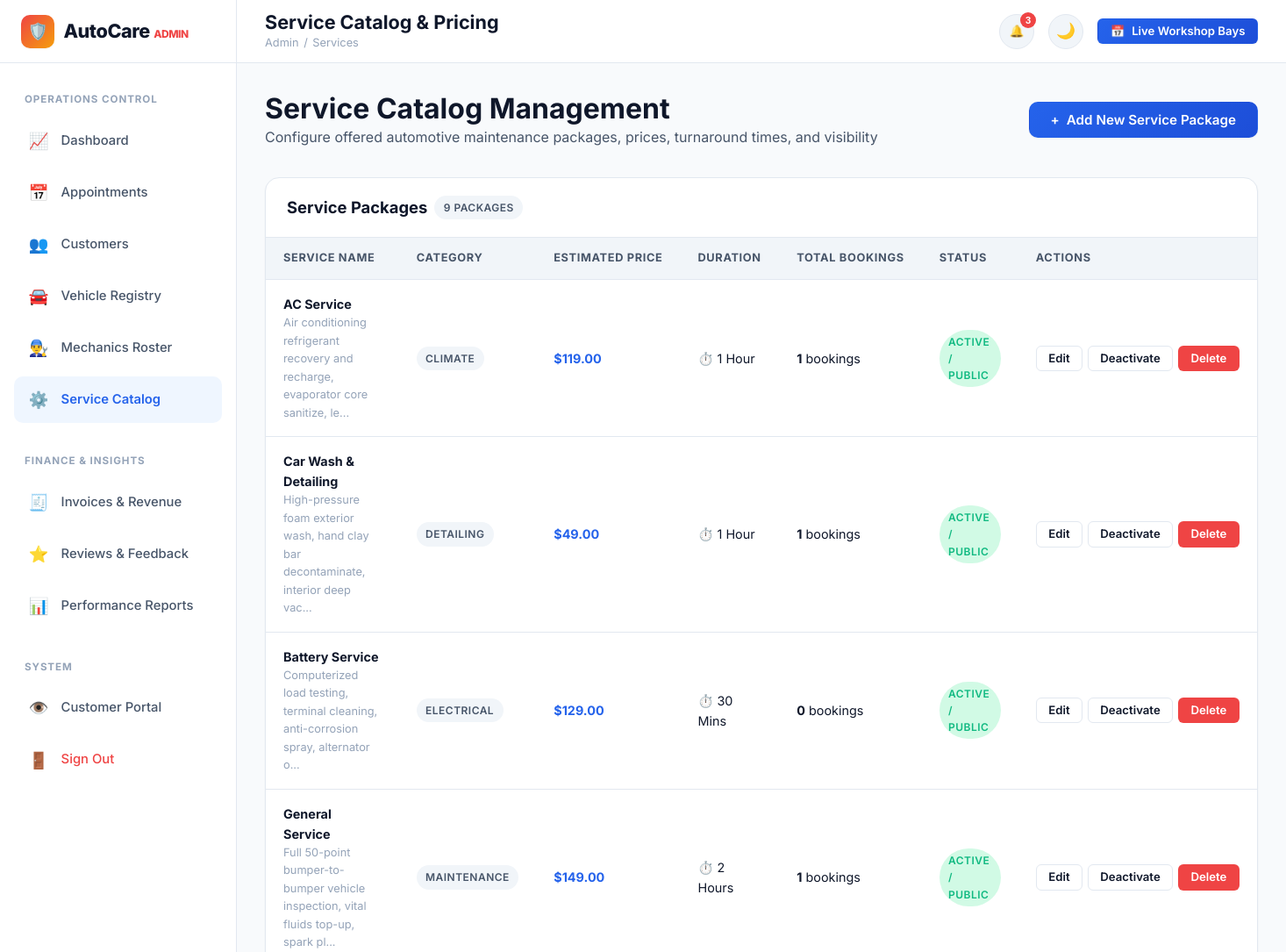
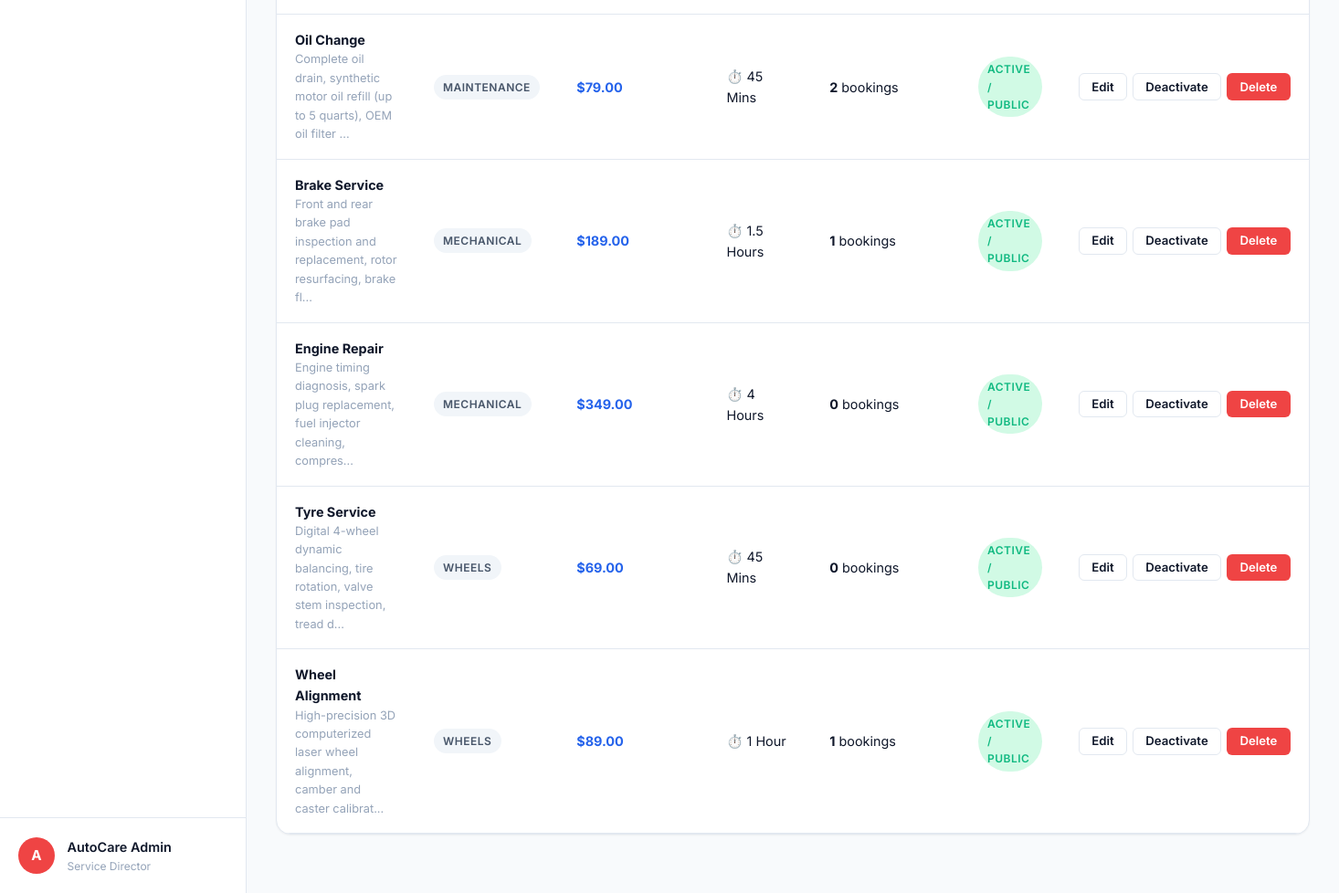
Page /admin/services (signed in) on the committed database (2 pictures, top to bottom).
### tables this page shows
CREATE TABLE users (
    id INTEGER PRIMARY KEY AUTOINCREMENT,
    full_name TEXT NOT NULL,
    email TEXT UNIQUE NOT NULL COLLATE NOCASE,
    phone TEXT NOT NULL,
    password_hash TEXT NOT NULL,
    role TEXT NOT NULL DEFAULT 'customer', -- 'customer' or 'admin'
    status TEXT NOT NULL DEFAULT 'active', -- 'active' or 'inactive'
    created_at TIMESTAMP DEFAULT CURRENT_TIMESTAMP
);

CREATE TABLE services (
    id INTEGER PRIMARY KEY AUTOINCREMENT,
    service_name TEXT NOT NULL,
    category TEXT NOT NULL,
    description TEXT NOT NULL,
    estimated_price REAL NOT NULL,
    estimated_duration TEXT NOT NULL,
    icon TEXT DEFAULT 'wrench',
    status TEXT NOT NULL DEFAULT 'active', -- 'active' or 'inactive'
    created_at TIMESTAMP DEFAULT CURRENT_TIMESTAMP
);

### app.py (the view)
@app.route('/admin/services')
@admin_required
def admin_services():
    services = db.query_db("""
        SELECT s.*,
               (SELECT COUNT(*) FROM appointments a WHERE a.service_id = s.id) as total_bookings
        FROM services s
        ORDER BY s.category, s.service_name
    """)
    return render_template('admin/services.html', services=services)

### app.py (called while the page is built)
def get_current_user():
    user_id = session.get('user_id')
    if not user_id:
        return None
    return db.query_db("SELECT * FROM users WHERE id = ?", (user_id,), one=True)

def admin_required(f):
    @wraps(f)
    def decorated_function(*args, **kwargs):
        if 'user_id' not in session:
            flash('Please log in with admin credentials.', 'warning')
            return redirect(url_for('login', next=request.url))
        user = get_current_user()
        if not user or user['role'] != 'admin':
            flash('Access denied. Administrator privileges required.', 'error')
            return redirect(url_for('dashboard'))
        return f(*args, **kwargs)
    return decorated_function

@app.context_processor
def inject_global_vars():
    user = get_current_user()
    unread_notifs_count = 0
    recent_notifs = []
    if user:
        unread = db.query_db(
            "SELECT COUNT(*) as count FROM notifications WHERE user_id = ? AND is_read = 0",
            (user['id'],), one=True
        )
        unread_notifs_count = unread['count'] if unread else 0
        recent_notifs = db.query_db(
            "SELECT * FROM notifications WHERE user_id = ? ORDER BY created_at DESC LIMIT 5",
            (user['id'],)
        )
    return {
        'current_user': user,
        'unread_notifs_count': unread_notifs_count,
        'recent_notifs': recent_notifs,
        'current_year': datetime.now().year,
        'active_path': request.path
    }

### db.py (called while the page is built)
def get_db():
    db = sqlite3.connect(Config.DATABASE)
    db.row_factory = sqlite3.Row
    db.execute("PRAGMA foreign_keys = ON;")
    return db

def query_db(query, args=(), one=False):
    conn = get_db()
    try:
        cur = conn.cursor()
        cur.execute(query, args)
        rv = cur.fetchall()
        cur.close()
        return (dict(rv[0]) if rv else None) if one else [dict(r) for r in rv]
    finally:
        conn.close()

### templates/admin/services.html (shortened to what this page needs)
{% extends "admin/base_admin.html" %}
{% block page_title %}Service Catalog & Pricing{% endblock %}
{% block breadcrumb %}Services{% endblock %}
{% block admin_content %}
<div style="display: flex; justify-content: space-between; align-items: center; margin-bottom: 2rem; flex-wrap: wrap; gap: 1rem;">
  <div>
    <h2>Service Catalog Management</h2>
    <p style="color: var(--text-secondary);">Configure offered automotive maintenance packages, prices, turnaround times, and visibility</p>
  </div>
  <button type="button" class="btn btn-primary" onclick="openModal('add-service-modal')">
    <span>+</span> Add New Service Package
  </button>
</div>
<div class="table-card">
  <div class="table-header-bar">
    <div style="display: flex; align-items: center; gap: 0.5rem;">
      <h3 class="table-header-title">Service Packages</h3>
      <span class="badge badge-neutral">{{ services|length }} packages</span>
    </div>
  </div>
  <div class="table-responsive">
    <table class="data-table">
      <thead>
        <tr>
          <th>Service Name</th>
          <th>Category</th>
          <th>Estimated Price</th>
          <th>Duration</th>
          <th>Total Bookings</th>
          <th>Status</th>
          <th>Actions</th>
        </tr>
      </thead>
      <tbody>
        {% if services %}
          {% for s in services %}
            <tr>
              <td>
                <strong>{{ s.service_name }}</strong>
                <div style="font-size: 0.8rem; color: var(--text-muted); max-width: 320px;">{{ s.description[:80] }}...</div>
              </td>
              <td>
                <span class="badge badge-neutral">{{ s.category }}</span>
              </td>
              <td><strong style="color: var(--primary);">${{ "%.2f"|format(s.estimated_price) }}</strong></td>
              <td>⏱️ {{ s.estimated_duration }}</td>
              <td>
                <strong>{{ s.total_bookings }}</strong> bookings
              </td>
              <td>
                {% if s.status == 'active' %}
                  <span class="badge badge-success">Active / Public</span>
                {% else %}
                  <span class="badge badge-danger">Inactive / Hidden</span>
                {% endif %}
              </td>
              <td>
                <div style="display: flex; gap: 0.35rem;">
                  <button type="button" class="btn btn-secondary btn-sm" onclick="openEditServiceModal({{ s.id }}, '{{ s.service_name|escape }}', '{{ s.category|escape }}', '{{ s.description|escape }}', {{ s.estimated_price }}, '{{ s.estimated_duration|escape }}', '{{ s.icon }}', '{{ s.status }}')">
                    Edit
                  </button>
                  <button type="button" class="btn btn-sm {% if s.status == 'active' %}btn-secondary{% else %}btn-success{% endif %}" onclick="confirmToggleService({{ s.id }}, '{{ s.service_name|escape }}', '{{ s.status }}')">
                    {% if s.status == 'active' %}Deactivate{% else %}Activate{% endif %}
                  </button>
                  <button type="button" class="btn btn-danger btn-sm" onclick="confirmDeleteService({{ s.id }}, '{{ s.service_name|escape }}')">
                    Delete
                  </button>
                </div>
              </td>
            </tr>
          {% endfor %}
        {% else %}
          <tr>
            <td colspan="7" style="text-align: center; padding: 3rem; color: var(--text-muted);">
              No services found in catalog.
            </td>
          </tr>
        {% endif %}
      </tbody>
    </table>
  </div>
</div>
{% endblock %}

### templates/admin/base_admin.html (shortened to what this page needs)
{% extends "base.html" %}
{% block page_body %}
<div class="dashboard-layout">
  <aside class="sidebar">
    <div class="sidebar-header">
      <a href="{{ url_for('admin_dashboard') }}" class="brand-logo">
        <div class="brand-icon" style="background: linear-gradient(135deg, #ef4444 0%, #f59e0b 100%);">🛡️</div>
        <span>AutoCare <span style="font-size: 0.75rem; color: var(--danger); font-weight: 800;">ADMIN</span></span>
      </a>
    </div>
    <nav class="sidebar-nav">
      <span class="sidebar-section-label">Operations Control</span>
      <a href="{{ url_for('admin_dashboard') }}" class="sidebar-link {% if request.endpoint == 'admin_dashboard' %}active{% endif %}">
        <span class="sidebar-link-icon">📈</span>
        <span>Dashboard</span>
      </a>
      <a href="{{ url_for('admin_appointments') }}" class="sidebar-link {% if request.endpoint == 'admin_appointments' %}active{% endif %}">
        <span class="sidebar-link-icon">📅</span>
        <span>Appointments</span>
      </a>
      <a href="{{ url_for('admin_customers') }}" class="sidebar-link {% if request.endpoint in ('admin_customers', 'admin_customer_detail') %}active{% endif %}">
        <span class="sidebar-link-icon">👥</span>
        <span>Customers</span>
      </a>
      <a href="{{ url_for('admin_vehicles') }}" class="sidebar-link {% if request.endpoint == 'admin_vehicles' %}active{% endif %}">
        <span class="sidebar-link-icon">🚘</span>
        <span>Vehicle Registry</span>
      </a>
      <a href="{{ url_for('admin_mechanics') }}" class="sidebar-link {% if request.endpoint == 'admin_mechanics' %}active{% endif %}">
        <span class="sidebar-link-icon">👨‍🔧</span>
        <span>Mechanics Roster</span>
      </a>
      <a href="{{ url_for('admin_services') }}" class="sidebar-link {% if request.endpoint == 'admin_services' %}active{% endif %}">
        <span class="sidebar-link-icon">⚙️</span>
        <span>Service Catalog</span>
      </a>
      <span class="sidebar-section-label" style="margin-top: 1rem;">Finance & Insights</span>
      <a href="{{ url_for('admin_invoices') }}" class="sidebar-link {% if request.endpoint == 'admin_invoices' %}active{% endif %}">
        <span class="sidebar-link-icon">🧾</span>
        <span>Invoices & Revenue</span>
      </a>
      <a href="{{ url_for('admin_feedback') }}" class="sidebar-link {% if request.endpoint == 'admin_feedback' %}active{% endif %}">
        <span class="sidebar-link-icon">⭐</span>
        <span>Reviews & Feedback</span>
      </a>
      <a href="{{ url_for('admin_reports') }}" class="sidebar-link {% if request.endpoint == 'admin_reports' %}active{% endif %}">
        <span class="sidebar-link-icon">📊</span>
        <span>Performance Reports</span>
      </a>
      <span class="sidebar-section-label" style="margin-top: 1rem;">System</span>
      <a href="{{ url_for('dashboard') }}" class="sidebar-link" title="Preview Customer View">
        <span class="sidebar-link-icon">👁️</span>
        <span>Customer Portal</span>
      </a>
      <a href="{{ url_for('logout') }}" class="sidebar-link" style="color: var(--danger);">
        <span class="sidebar-link-icon">🚪</span>
        <span>Sign Out</span>
      </a>
    </nav>
    <div class="sidebar-footer">
      <div class="sidebar-user-avatar" style="background: #ef4444;">A</div>
      <div class="sidebar-user-info">
        <div class="sidebar-user-name">{{ current_user.full_name }}</div>
        <div class="sidebar-user-role">Service Director</div>
      </div>
    </div>
  </aside>
  <div class="main-wrapper">
    <header class="topbar">
      <div class="topbar-left">
        <div class="page-title-box">
          <h1>{% block page_title %}Admin Control Panel{% endblock %}</h1>
          <div class="breadcrumbs">
            <a href="{{ url_for('admin_dashboard') }}">Admin</a>
            <span>/</span>
            <span>{% block breadcrumb %}Dashboard{% endblock %}</span>
          </div>
        </div>
      </div>
      <div class="topbar-right">
        <div class="notif-dropdown-wrapper">
          <button type="button" class="notif-btn" onclick="toggleNotificationDropdown()" title="Notifications">
            🔔
            {% if unread_notifs_count > 0 %}
              <span class="notif-count-badge">{{ unread_notifs_count }}</span>
            {% endif %}
          </button>
        </div>
        <button type="button" class="theme-toggle-btn" onclick="toggleTheme()" title="Toggle Dark/Light Mode">🌙</button>
        <a href="{{ url_for('admin_appointments') }}" class="btn btn-primary btn-sm">
          <span>📅</span> Live Workshop Bays
        </a>
      </div>
    </header>
    <main class="dashboard-content">
      {% block admin_content %}{% endblock %}
    </main>
  </div>
</div>
{% endblock %}

### static/css/style.css (style rules this page uses)
:root { --bg-body: #f8fafc; --bg-surface: #ffffff; --bg-surface-elevated: #ffffff; --bg-muted: #f1f5f9; --border-color: #e2e8f0; --border-focus: #3b82f6; --text-primary: #0f172a; --text-secondary: #475569; --text-muted: #94a3b8; --text-inverse: #ffffff; --primary: #2563eb; --primary-hover: #1d4ed8; --primary-light: #eff6ff; --primary-glow: rgba(37, 99, 235, 0.2); --secondary: #0ea5e9; --accent: #f59e0b; --accent-light: #fef3c7; --success: #10b981; --success-light: #d1fae5; --warning: #f59e0b; --warning-light: #fef3c7; --danger: #ef4444; --danger-light: #fee2e2; --info: #06b6d4; --info-light: #cffafe; --shadow-sm: 0 1px 2px 0 rgba(0, 0, 0, 0.05); --shadow-md: 0 4px 6px -1px rgba(0, 0, 0, 0.1), 0 2px 4px -1px rgba(0, 0, 0, 0.06); --shadow-lg: 0 10px 15px -3px rgba(0, 0, 0, 0.1), 0 4px 6px -2px rgba(0, 0, 0, 0.05); --shadow-xl: 0 20px 25px -5px rgba(0, 0, 0, 0.1), 0 10px 10px -5px rgba(0, 0, 0, 0.04); --shadow-primary: 0 10px 15px -3px rgba(37, 99, 235, 0.3); --radius-sm: 6px; --radius-md: 10px; --radius-lg: 16px; --radius-xl: 24px; --radius-full: 9999px; --font-sans: 'Inter', system-ui, -apple-system, BlinkMacSystemFont, 'Segoe UI', Roboto, sans-serif; --transition: all 0.25s cubic-bezier(0.4, 0, 0.2, 1); }
*, *::before, *::after { box-sizing: border-box; margin: 0; padding: 0; }
html { scroll-behavior: smooth; font-size: 16px; }
body { font-family: var(--font-sans); background-color: var(--bg-body); color: var(--text-primary); line-height: 1.6; min-height: 100vh; display: flex; flex-direction: column; transition: background-color 0.3s ease, color 0.3s ease; overflow-x: hidden; }
a { color: var(--primary); text-decoration: none; transition: var(--transition); }
h1, h2, h3, h4, h5, h6 { color: var(--text-primary); font-weight: 700; line-height: 1.25; }
h1 { font-size: 2.5rem; }
h2 { font-size: 2rem; }
h3 { font-size: 1.5rem; }
p { color: var(--text-secondary); }
.btn { display: inline-flex; align-items: center; justify-content: center; gap: 0.5rem; font-family: var(--font-sans); font-weight: 600; font-size: 0.95rem; padding: 0.75rem 1.5rem; border-radius: var(--radius-md); border: 1px solid transparent; cursor: pointer; transition: var(--transition); text-decoration: none; white-space: nowrap; line-height: 1; }
.btn-primary { background: linear-gradient(135deg, var(--primary) 0%, #1d4ed8 100%); color: #ffffff !important; box-shadow: var(--shadow-sm); }
.btn-secondary { background-color: var(--bg-surface-elevated); border-color: var(--border-color); color: var(--text-primary); }
.btn-danger { background-color: var(--danger); color: #ffffff !important; }
.btn-sm { padding: 0.45rem 0.85rem; font-size: 0.825rem; border-radius: var(--radius-sm); }
.badge { display: inline-flex; align-items: center; gap: 0.35rem; padding: 0.25rem 0.65rem; font-size: 0.75rem; font-weight: 600; border-radius: var(--radius-full); text-transform: uppercase; letter-spacing: 0.04em; }
.badge-success { background-color: var(--success-light); color: var(--success); }
.badge-neutral { background-color: var(--bg-muted); color: var(--text-secondary); }
.brand-logo { display: flex; align-items: center; gap: 0.65rem; font-size: 1.35rem; font-weight: 800; color: var(--text-primary); letter-spacing: -0.02em; }
.brand-icon { width: 38px; height: 38px; background: linear-gradient(135deg, var(--primary) 0%, #06b6d4 100%); color: #ffffff; border-radius: var(--radius-md); display: flex; align-items: center; justify-content: center; font-size: 1.15rem; box-shadow: var(--shadow-sm); }
.theme-toggle-btn { background: var(--bg-muted); border: 1px solid var(--border-color); color: var(--text-primary); width: 40px; height: 40px; border-radius: var(--radius-full); display: flex; align-items: center; justify-content: center; cursor: pointer; font-size: 1.1rem; transition: var(--transition); }

### rows in the picture
users: full_name "AutoCare Admin"
services: service_name "AC Service", description "Air conditioning refrigerant recovery and recharge, evaporator core sanitize, le", category "CLIMATE", estimated_price "119.00", estimated_duration "1 Hour", total_bookings "1", status "ACTIVE / PUBLIC"
services: service_name "Car Wash & Detailing", description "High-pressure foam exterior wash, hand clay bar decontaminate, interior deep vac", category "DETAILING", estimated_price "49.00", estimated_duration "1 Hour", total_bookings "1", status "ACTIVE / PUBLIC"
services: service_name "Battery Service", description "Computerized load testing, terminal cleaning, anti-corrosion spray, alternator o", category "ELECTRICAL", estimated_price "129.00", estimated_duration "30 Mins", total_bookings "0", status "ACTIVE / PUBLIC"
services: service_name "General Service", description "Full 50-point bumper-to-bumper vehicle inspection, vital fluids top-up, spark pl", category "MAINTENANCE", estimated_price "149.00", estimated_duration "2 Hours", total_bookings "1", status "ACTIVE / PUBLIC"
services: service_name "Oil Change", description "Complete oil drain, synthetic motor oil refill (up to 5 quarts), OEM oil filter", category "MAINTENANCE", estimated_price "79.00", estimated_duration "45 Mins", total_bookings "2", status "ACTIVE / PUBLIC"
services: service_name "Brake Service", description "Front and rear brake pad inspection and replacement, rotor resurfacing, brake fl", category "MECHANICAL", estimated_price "189.00", estimated_duration "1.5 Hours", total_bookings "1", status "ACTIVE / PUBLIC"
services: service_name "Engine Repair", description "Engine timing diagnosis, spark plug replacement, fuel injector cleaning, compres", category "MECHANICAL", estimated_price "349.00", estimated_duration "4 Hours", total_bookings "0", status "ACTIVE / PUBLIC"
services: service_name "Tyre Service", description "Digital 4-wheel dynamic balancing, tire rotation, valve stem inspection, tread d", category "WHEELS", estimated_price "69.00", estimated_duration "45 Mins", total_bookings "0", status "ACTIVE / PUBLIC"
services: service_name "Wheel Alignment", description "High-precision 3D computerized laser wheel alignment, camber and caster calibrat", category "WHEELS", estimated_price "89.00", estimated_duration "1 Hour", total_bookings "1", status "ACTIVE / PUBLIC"

### other values in the picture
{{ unread_notifs_count }} "3"
{{ services|length }} "9"
